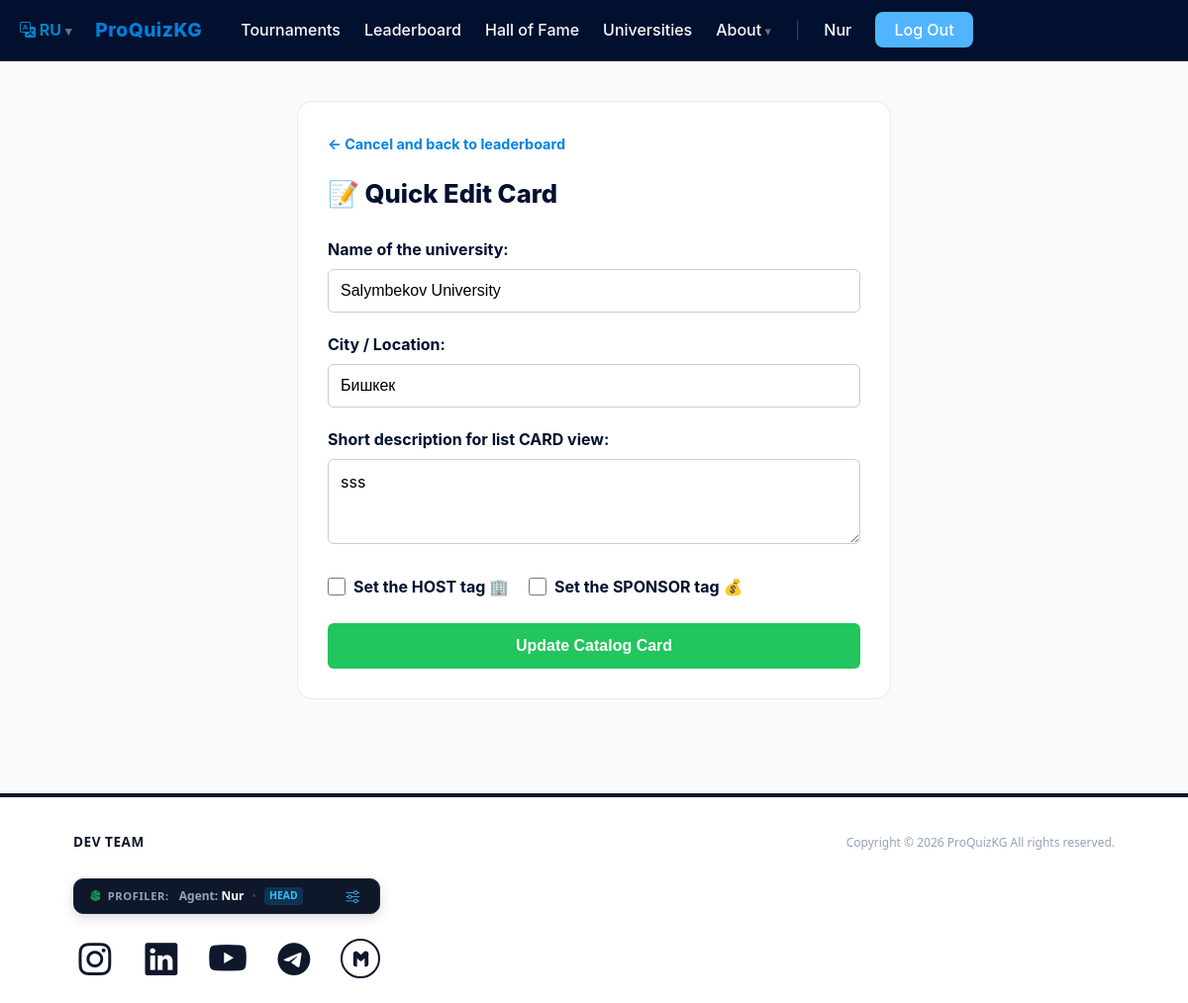
Page /admin/university/2/quick-edit (signed in) on the committed database.
### models.py (models this page shows, shortened)
class User(db.Model, UserMixin):
    id = db.Column(db.Integer, primary_key=True)
    status = db.Column(db.String(50), default='user')  # user, admin, head
    name = db.Column(db.String(50), nullable=False)
    avatar = db.Column(db.String(200), default='default.png')
    login = db.Column(db.String(50), unique=True, nullable=False)
    password = db.Column(db.String(255), nullable=False)
    university_id = db.Column(db.Integer, db.ForeignKey('university.id'), nullable=True)
    date = db.Column(db.DateTime, default=datetime.utcnow)
    favorite_topic = db.Column(db.String(50), default='Не указан')
    participations = db.relationship('Participation', backref='user', lazy=True)
    friends_rel = db.relationship('User',
                                  secondary=friendship,
                                  primaryjoin=(friendship.c.user_id == id),
                                  secondaryjoin=(friendship.c.friend_id == id),
                                  backref=db.backref('befriended_by', lazy='dynamic'),
                                  lazy='dynamic'
                                  )

class University(db.Model):
    id = db.Column(db.Integer, primary_key=True)
    name = db.Column(db.String(100), nullable=False)
    short_description = db.Column(db.String(255), nullable=True)
    description = db.Column(db.Text, nullable=True)
    city = db.Column(db.String(50), default='Bishkek')
    address = db.Column(db.String(200), nullable=True)
    email = db.Column(db.String(100), nullable=True)
    logo = db.Column(db.String(200), nullable=True)
    is_host = db.Column(db.Boolean, default=False)
    is_sponsor = db.Column(db.Boolean, default=False)
    website = db.Column(db.String(200), nullable=True)
    students = db.relationship('User', backref='uni_profile', lazy=True)

### routes/admin.py (the view, shortened to what this page needs)
@admin_bp.route('/admin/university/<int:id>/quick-edit', methods=['GET', 'POST'])
@login_required
def admin_quick_edit_university(id):
    if current_user.status not in ['admin', 'head']:
        abort(403)
    univ = University.query.get_or_404(id)
    return render_template('admin_quick_edit_university.html', university=univ)

### app.py (called while the page is built)
def get_locale():
    if 'lang' in session:
        return session['lang']
    return request.accept_languages.best_match(app.config['BABEL_SUPPORTED_LOCALES'])

@login_manager.user_loader
def load_user(user_id):
    return User.query.get(int(user_id))

### templates/admin_quick_edit_university.html (shortened to what this page needs)
{% extends 'base.html' %}
{% block body %}
<div style="max-width: 600px; margin: 40px auto; padding: 30px; background: var(--card-bg); border-radius: var(--radius); border: 1px solid rgba(0,0,0,0.08);">
    <div style="margin-bottom: 20px;">
        <a href="{{ url_for('auth.universities') }}" style="color: #0083e4; text-decoration: none; font-weight: 700; font-size: 0.9rem;">
            ← Cancel and back to leaderboard
        </a>
    </div>
    <h1 style="color: var(--navy); font-size: 1.6rem; margin-bottom: 25px; font-weight: 800;">📝 Quick Edit Card</h1>
    <form method="POST" action="{{ url_for('admin.admin_quick_edit_university', id=university.id) }}">
        <div style="margin-bottom: 20px;">
            <label style="display: block; margin-bottom: 8px; font-weight: 700; color: var(--navy);">Name of the university:</label>
            <input type="text" name="name" value="{{ university.name }}" required style="width: 100%; padding: 12px; border: 1px solid #ccc; border-radius: 6px; font-size: 1rem;">
        </div>
        <div style="margin-bottom: 20px;">
            <label style="display: block; margin-bottom: 8px; font-weight: 700; color: var(--navy);">City / Location:</label>
            <input type="text" name="city" value="{{ university.city }}" required style="width: 100%; padding: 12px; border: 1px solid #ccc; border-radius: 6px; font-size: 1rem;">
        </div>
       <div style="margin-bottom: 25px;">
            <label style="display: block; margin-bottom: 8px; font-weight: 700; color: var(--navy);">Short description for list CARD view:</label>
            <textarea name="short_description" rows="3" required placeholder="A brief one-liner summary displayed on the leaderboard catalog..." style="width: 100%; padding: 12px; border: 1px solid #ccc; border-radius: 6px; font-size: 1rem; resize: vertical; font-family: inherit;">{{ university.short_description if university.short_description else '' }}</textarea>
        </div>
        <div style="margin-bottom: 25px; display: flex; gap: 20px;">
             <label style="display: flex; align-items: center; gap: 8px; font-weight: 700; color: var(--navy); cursor: pointer;">
                  <input type="checkbox" name="is_host" style="width: 18px; height: 18px; cursor: pointer;" {% if university.is_host %}checked{% endif %}>
                  Set the HOST tag 🏢
             </label>
             <label style="display: flex; align-items: center; gap: 8px; font-weight: 700; color: var(--navy); cursor: pointer;">
                  <input type="checkbox" name="is_sponsor" style="width: 18px; height: 18px; cursor: pointer;" {% if university.is_sponsor %}checked{% endif %}>
                  Set the SPONSOR tag 💰
            </label>
        </div>
        <button type="submit" style="background: #22c55e; color: white; border: none; padding: 14px 24px; font-size: 1rem; font-weight: 700; border-radius: 6px; cursor: pointer; width: 100%;">
            Update Catalog Card
        </button>
    </form>
</div>
{% endblock %}

### templates/base.html (shortened to what this page needs)
<!doctype html>
<html lang="en">
<head>
    <link rel="stylesheet" href="https://cdn.jsdelivr.net/npm/bootstrap-icons@1.11.3/font/bootstrap-icons.min.css">
    <link rel="stylesheet" href="{{ url_for('static', filename='css/main.css') }}">
</head>
<body>
                {% set current_lang = session.get('lang', 'ru') | lower %}
<header class="navbar desktop-navbar">
    <div class="container nav-container">
        <nav>
            <ul class="nav-links">
                <li class="dropdown">
                    <a href="#" class="dropdown-toggle lang-active-static" id="navLangToggle">
                        <i class="bi bi-translate"></i> {% set current_lang = session.get('lang', 'ru') | lower %}
                        {{ current_lang | upper }}
                    </a>
                </li>
                <li><a href="{{ url_for('index') }}" class="brand-btn-home" style="font-weight: 700; font-size: 1.2rem; margin-right: 15px; letter-spacing: 0.5px;">ProQuizKG</a></li>
                <li><a href="{{ url_for('tournaments.tournaments') }}">{{ _('Tournaments') }}</a></li>
                <li><a href="{{ url_for('auth.leaderboard') }}">{{ _('Leaderboard') }}</a></li>
                <li><a href="{{ url_for('auth.hall_of_fame') }}">{{ _('Hall of Fame') }}</a></li>
                <li><a href="{{ url_for('auth.universities') }}">{{ _('Universities') }}</a></li>
                <li class="dropdown">
                    <a href="#" class="dropdown-toggle" onclick="return false;">{{ _('About') }}</a>
                </li>
                <li class="nav-divider">|</li>
                {% if current_user.is_authenticated %}
                    <li><a href="{{ url_for('auth.my_profile') }}" class="user-name">{{ current_user.name }}</a></li>
                    <li><a href="{{ url_for('auth.logout') }}" class="btn-logout">{{ _('Log Out') }}</a></li>
                {% else %}
                    <li><a href="{{ url_for('auth.login') }}">{{ _('Log In') }}</a></li>
                    <li><a href="{{ url_for('auth.register') }}" class="btn-signup">{{ _('Sign Up') }}</a></li>
                {% endif %}
            </ul>
        </nav>
    </div>
</header>
<main class="container content">
    {% block body %}{% endblock %}
</main>
<footer class="inception-terminal">
    <div class="terminal-container">
        <div class="terminal-header" style="margin-bottom: 25px; border: none; padding: 0; display: flex; justify-content: space-between; align-items: center;">
            <span onclick="openDevModal()" style="color: #0f172a; font-family: system-ui, -apple-system, sans-serif; font-size: 0.85rem; font-weight: 700; text-transform: uppercase; letter-spacing: 0.5px; cursor: pointer; position: relative; display: inline-block; padding-bottom: 2px; transition: all 0.2s;" onmouseenter="this.style.borderBottom='2px solid #0f172a'" onmouseleave="this.style.borderBottom='none'">
                Dev Team
            </span>
            <p style="font-size: 0.75rem; color: #94a3b8; margin: 0; font-weight: 500; text-transform: none; letter-spacing: normal;">
                Copyright © 2026 ProQuizKG All rights reserved.
            </p>
        </div>
        <div class="terminal-horizontal-panel" style="margin-bottom: 25px; position: relative;">
            <div class="terminal-card-line" style="width: 310px; max-width: 100%; padding: 6px 16px; justify-content: space-between; box-sizing: border-box; height: 36px;">
                <div style="display: flex; align-items: center; gap: 10px;">
                    <h4 class="widget-title-inline" style="margin: 0; font-size: 0.7rem;">
                        <i class="bi bi-fingerprint" style="color: {% if current_user.is_authenticated %}#22c55e{% else %}#64748b{% endif %}; transition: color 0.3s;"></i> Profiler:
                    </h4>
                    {% if current_user.is_authenticated %}
                        <div class="bio-auth-inline" style="display: flex; align-items: center; gap: 8px; font-size: 0.75rem;">
                            <p class="bio-welcome-inline" style="color: #94a3b8; margin: 0;">Agent: <span style="font-weight: 700; color: #ffffff;">{{ current_user.name }}</span></p>
                            <span class="terminal-divider-dot" style="color: #334155;">•</span>
                            <span class="status-badge" style="padding: 1px 5px; border-radius: 4px; font-size: 0.65rem; font-weight: 800; text-transform: uppercase;
                                {% if current_user.status == 'head' %}
                                    background: rgba(14, 165, 233, 0.2); color: #38bdf8;
                                {% elif current_user.status == 'admin' %}
                                    background: rgba(239, 68, 68, 0.2); color: #f87171;
                                {% else %}
                                    background: rgba(255, 255, 255, 0.15); color: #ffffff;
                                {% endif %}">
                                {{ current_user.status | upper }}
                            </span>
                        </div>
                    {% else %}
                        <div class="bio-guest-inline" style="font-size: 0.75rem;">
                            <a href="{{ url_for('auth.login') }}" class="terminal-btn-inline" style="font-size: 0.65rem; padding: 2px 6px;">Login</a>
                        </div>
                    {% endif %}
                </div>
                {% if current_user.is_authenticated and current_user.status == 'head' %}
                    <div onclick="toggleLockManagerMenu(event)" id="lockSystemBtn" style="cursor: pointer; display: flex; align-items: center; padding: 4px; position: relative;" title="Manage Gateway Access Overrides">
                        <i class="bi bi-sliders" id="lockIcon" style="color: #38bdf8; font-size: 0.85rem;"></i>
                    </div>
                {% endif %}
            </div>
        </div>
       <div style="display: flex; width: 310px; justify-content: space-between; align-items: center; padding-left: 2px; position: relative; box-sizing: border-box;">
            <span id="btn_inst" onclick="handleGateClick(event, 'instMiniModal', 'inst', 'btn_inst')" class="foot-brand-icon icon-inst" title="Instagram"><i class="bi bi-instagram"></i></span>
            <span id="btn_link" onclick="handleGateClick(event, 'linkMiniModal', 'link', 'btn_link')" class="foot-brand-icon icon-link" title="LinkedIn"><i class="bi bi-linkedin"></i></span>
            <span id="btn_yt" onclick="handleGateClick(event, 'ytMiniModal', 'yt', 'btn_yt')" class="foot-brand-icon icon-yt" title="YouTube"><i class="bi bi-youtube"></i></span>
            <span id="btn_tg" onclick="handleGateClick(event, 'tgMiniModal', 'tg', 'btn_tg')" class="foot-brand-icon icon-tg" title="Telegram"><i class="bi bi-telegram"></i></span>
            <span id="btn_mail" onclick="handleGateClick(event, 'mailMiniModal', 'mail', 'btn_mail')" class="foot-brand-icon icon-mail" title="Display Email Node">
            </span>
        </div>
    </div>
</footer>
</body>
</html>

### templates/base.html (style rules this page uses)
:root { --is-blue: #0284c7; --is-blue-hover: #0369a1; --is-dark: #0f172a; --is-slate: #94a3b8; --is-muted: #334155; --is-border: rgba(255, 255, 255, 0.08); --is-bg: #ffffff; }
.desktop-navbar .lang-active-static { color: var(--is-blue) !important; font-weight: 700 !important; }
.inception-terminal { background: #ffffff !important; color: #0f172a !important; padding: 35px 0 25px 0; font-family: system-ui, -apple-system, sans-serif; border-top: 4px solid #0f172a; position: relative; margin-top: 60px; box-shadow: none; }
.terminal-container { max-width: 1100px; margin: 0 auto; padding: 0 24px; }
.terminal-header { display: flex; align-items: center; justify-content: space-between; margin-bottom: 20px; font-size: 0.75rem; font-weight: 800; letter-spacing: 1px; text-transform: uppercase; }
.terminal-horizontal-panel { width: 100%; margin-bottom: 16px; }
.terminal-card-line { background: #0f172a; border: 1px solid #1e293b; border-radius: 10px; padding: 10px 16px; display: flex; align-items: center; justify-content: flex-start; gap: 12px; max-width: max-content; box-shadow: 0 4px 12px rgba(15, 23, 42, 0.15); }
.widget-title-inline { margin: 0; font-size: 0.75rem; text-transform: uppercase; color: #94a3b8; letter-spacing: 0.05em; font-weight: 800; display: flex; align-items: center; gap: 6px; white-space: nowrap; }
.terminal-divider-dot { color: #334155; user-select: none; }
.bio-auth-inline, .bio-guest-inline { display: flex; align-items: center; gap: 12px; font-size: 0.8rem; }
.bio-welcome-inline { margin: 0; color: #f8fafc; font-weight: 600; }
.status-badge { padding: 2px 6px; border-radius: 4px; font-size: 0.65rem; font-weight: 800; text-transform: uppercase; }
.foot-brand-icon { color: #0f172a; text-decoration: none; font-size: 2.05rem; width: 2.5rem; height: 2.5rem; display: inline-flex; align-items: center; justify-content: center; transition: all 0.3s cubic-bezier(0.16, 1, 0.3, 1); cursor: pointer; }
.icon-yt { font-size: 2.35rem !important; }
.icon-mail { background-color: #ffffff; border: 2.5px solid #0f172a; border-radius: 50% !important; padding: 6.5px !important; box-sizing: border-box; transition: all 0.3s cubic-bezier(0.16, 1, 0.3, 1) !important; }

### rows in the picture
User: name "Nur", status "HEAD"
University: name "Salymbekov University", city "Бишкек", short_description "sss"

### other values in the picture
{{ current_lang | upper }} "RU"
